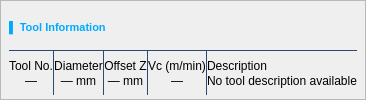
               <widget class="QFrame" name="toolInfoContainer">
                <property name="sizePolicy">
                 <sizepolicy hsizetype="Expanding" vsizetype="Fixed">
                  <horstretch>0</horstretch>
                  <verstretch>0</verstretch>
                 </sizepolicy>
                </property>
                <property name="minimumSize">
                 <size>
                  <width>0</width>
                  <height>70</height>
                 </size>
                </property>
                <property name="styleSheet">
                 <string notr="true">QFrame#toolInfoContainer {
    background-color: #1a2332;
    border: 1px solid #2980b9;
    border-radius: 4px;
}
QLabel#toolInfoHeading {
    color: #00aaff;
    font-size: 8pt;
    font-weight: bold;
    background: transparent;
    border: none;
    padding: 0px;
}
QLabel[toolInfoRole=&quot;colHeader&quot;] {
    color: #7fb3d3;
    font-size: 7pt;
    font-weight: bold;
    background: transparent;
    border: none;
    padding: 0px 0px 1px 0px;
}
QLabel[toolInfoRole=&quot;colValue&quot;] {
    color: #ffffff;
    font-size: 9pt;
    font-weight: bold;
    background: transparent;
    border: none;
    padding: 0px;
}
QFrame[toolInfoRole=&quot;divider&quot;] {
    color: #2c4a6e;
    background-color: #2c4a6e;
    border: none;
    max-width: 1px;
    min-width: 1px;
}</string>
                </property>
                <property name="frameShape">
                 <enum>QFrame::StyledPanel</enum>
                </property>
                <property name="frameShadow">
                 <enum>QFrame::Raised</enum>
                </property>
                <layout class="QVBoxLayout" name="vbox_tool_info_main">
                 <property name="spacing">
                  <number>0</number>
                 </property>
                 <property name="leftMargin">
                  <number>8</number>
                 </property>
                 <property name="topMargin">
                  <number>4</number>
                 </property>
                 <property name="rightMargin">
                  <number>8</number>
                 </property>
                 <property name="bottomMargin">
                  <number>4</number>
                 </property>
                 <item>
                  <widget class="QLabel" name="toolInfoHeading">
                   <property name="text">
                    <string>▌ Tool Information</string>
                   </property>
                   <property name="alignment">
                    <set>Qt::AlignLeading|Qt::AlignLeft|Qt::AlignVCenter</set>
                   </property>
                  </widget>
                 </item>
                 <item>
                  <widget class="QFrame" name="toolInfoHRule">
                   <property name="styleSheet">
                    <string notr="true">background-color: #2c4a6e; max-height: 1px; border: none;</string>
                   </property>
                   <property name="frameShape">
                    <enum>QFrame::HLine</enum>
                   </property>
                   <property name="frameShadow">
                    <enum>QFrame::Plain</enum>
                   </property>
                  </widget>
                 </item>
                 <item>
                  <layout class="QHBoxLayout" name="hbox_tool_info_strip">
                   <property name="spacing">
                    <number>0</number>
                   </property>
                   <item>
                    <layout class="QVBoxLayout" name="vbox_col_toolno">
                     <property name="spacing">
                      <number>1</number>
                     </property>
                     <item>
                      <widget class="QLabel" name="lbl_col_toolno">
                       <property name="text">
                        <string>Tool No.</string>
                       </property>
                       <property name="alignment">
                        <set>Qt::AlignBottom|Qt::AlignHCenter</set>
                       </property>
                       <property name="property" stdset="0">
                        <string notr="true">toolInfoRole</string>
                       </property>
                      </widget>
                     </item>
                     <item>
                      <widget class="QLabel" name="toolNoValue">
                       <property name="text">
                        <string>—</string>
                       </property>
                       <property name="alignment">
                        <set>Qt::AlignHCenter|Qt::AlignTop</set>
                       </property>
                       <property name="property" stdset="0">
                        <string notr="true">toolInfoRole</string>
                       </property>
                      </widget>
                     </item>
                    </layout>
                   </item>
                   <item>
                    <widget class="QFrame" name="toolInfoDiv1">
                     <property name="styleSheet">
                      <string notr="true">background-color: #2c4a6e; max-width: 1px; border: none;</string>
                     </property>
                     <property name="frameShape">
                      <enum>QFrame::VLine</enum>
                     </property>
                     <property name="frameShadow">
                      <enum>QFrame::Plain</enum>
                     </property>
                    </widget>
                   </item>
                   <item>
                    <layout class="QVBoxLayout" name="vbox_col_diam">
                     <property name="spacing">
                      <number>1</number>
                     </property>
                     <item>
                      <widget class="QLabel" name="lbl_col_diam">
                       <property name="text">
                        <string>Diameter</string>
                       </property>
                       <property name="alignment">
                        <set>Qt::AlignBottom|Qt::AlignHCenter</set>
                       </property>
                       <property name="property" stdset="0">
                        <string notr="true">toolInfoRole</string>
                       </property>
                      </widget>
                     </item>
                     <item>
                      <widget class="QLabel" name="toolDiameterValue">
                       <property name="text">
                        <string>— mm</string>
                       </property>
                       <property name="alignment">
                        <set>Qt::AlignHCenter|Qt::AlignTop</set>
                       </property>
                       <property name="property" stdset="0">
                        <string notr="true">toolInfoRole</string>
                       </property>
                      </widget>
                     </item>
                    </layout>
                   </item>
                   <item>
                    <widget class="QFrame" name="toolInfoDiv2">
                     <property name="styleSheet">
                      <string notr="true">background-color: #2c4a6e; max-width: 1px; border: none;</string>
                     </property>
                     <property name="frameShape">
                      <enum>QFrame::VLine</enum>
                     </property>
                     <property name="frameShadow">
                      <enum>QFrame::Plain</enum>
                     </property>
                    </widget>
                   </item>
                   <item>
                    <layout class="QVBoxLayout" name="vbox_col_zoff">
                     <property name="spacing">
                      <number>1</number>
                     </property>
                     <item>
                      <widget class="QLabel" name="lbl_col_zoff">
                       <property name="text">
                        <string>Offset Z</string>
                       </property>
                       <property name="alignment">
                        <set>Qt::AlignBottom|Qt::AlignHCenter</set>
                       </property>
                       <property name="property" stdset="0">
                        <string notr="true">toolInfoRole</string>
                       </property>
                      </widget>
                     </item>
                     <item>
                      <widget class="QLabel" name="toolOffsetZValue">
                       <property name="text">
                        <string>— mm</string>
                       </property>
                       <property name="alignment">
                        <set>Qt::AlignHCenter|Qt::AlignTop</set>
                       </property>
                       <property name="property" stdset="0">
                        <string notr="true">toolInfoRole</string>
                       </property>
                      </widget>
                     </item>
                    </layout>
                   </item>
                   <item>
                    <widget class="QFrame" name="toolInfoDiv3">
                     <property name="styleSheet">
                      <string notr="true">background-color: #2c4a6e; max-width: 1px; border: none;</string>
                     </property>
                     <property name="frameShape">
                      <enum>QFrame::VLine</enum>
                     </property>
                     <property name="frameShadow">
                      <enum>QFrame::Plain</enum>
                     </property>
                    </widget>
                   </item>
                   <item>
                    <layout class="QVBoxLayout" name="vbox_col_vc">
                     <property name="spacing">
                      <number>1</number>
                     </property>
                     <item>
                      <widget class="QLabel" name="lbl_col_vc">
                       <property name="text">
                        <string>Vc (m/min)</string>
                       </property>
                       <property name="alignment">
                        <set>Qt::AlignBottom|Qt::AlignHCenter</set>
                       </property>
                       <property name="property" stdset="0">
                        <string notr="true">toolInfoRole</string>
                       </property>
                      </widget>
                     </item>
                     <item>
                      <widget class="QLabel" name="toolVcValue">
                       <property name="text">
                        <string>—</string>
                       </property>
                       <property name="alignment">
                        <set>Qt::AlignHCenter|Qt::AlignTop</set>
                       </property>
                       <property name="property" stdset="0">
                        <string notr="true">toolInfoRole</string>
                       </property>
                      </widget>
                     </item>
                    </layout>
                   </item>
                   <item>
                    <widget class="QFrame" name="toolInfoDiv4">
                     <property name="styleSheet">
                      <string notr="true">background-color: #2c4a6e; max-width: 1px; border: none;</string>
                     </property>
                     <property name="frameShape">
                      <enum>QFrame::VLine</enum>
                     </property>
                     <property name="frameShadow">
                      <enum>QFrame::Plain</enum>
                     </property>
                    </widget>
                   </item>
                   <item>
                    <layout class="QVBoxLayout" name="vbox_col_desc">
                     <property name="spacing">
                      <number>1</number>
                     </property>
                     <item>
                      <widget class="QLabel" name="lbl_col_desc">
                       <property name="sizePolicy">
                        <sizepolicy hsizetype="Expanding" vsizetype="Preferred">
                         <horstretch>2</horstretch>
                         <verstretch>0</verstretch>
                        </sizepolicy>
                       </property>
                       <property name="text">
                        <string>Description</string>
                       </property>
                       <property name="alignment">
                        <set>Qt::AlignBottom|Qt::AlignLeading|Qt::AlignLeft</set>
                       </property>
                       <property name="property" stdset="0">
                        <string notr="true">toolInfoRole</string>
                       </property>
                      </widget>
                     </item>
                     <item>
                      <widget class="QLabel" name="toolDescValue">
                       <property name="sizePolicy">
                        <sizepolicy hsizetype="Expanding" vsizetype="Preferred">
                         <horstretch>2</horstretch>
                         <verstretch>0</verstretch>
                        </sizepolicy>
                       </property>
                       <property name="text">
                        <string>No tool description available</string>
                       </property>
                       <property name="alignment">
                        <set>Qt::AlignLeading|Qt::AlignLeft|Qt::AlignTop</set>
                       </property>
                       <property name="property" stdset="0">
                        <string notr="true">toolInfoRole</string>
                       </property>
                      </widget>
                     </item>
                    </layout>
                   </item>
                  </layout>
                 </item>
                </layout>
               </widget>
